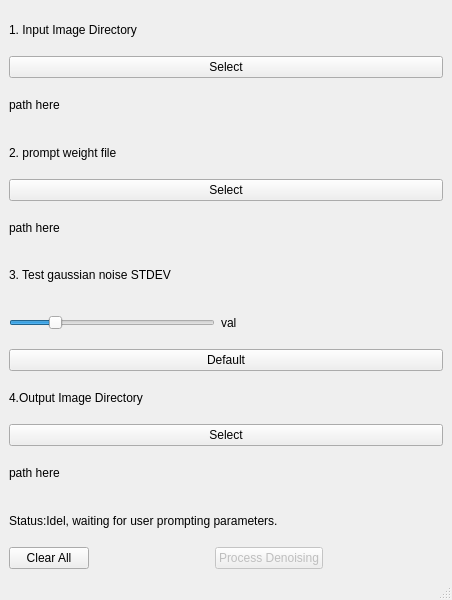
<?xml version="1.0" encoding="UTF-8"?>
<ui version="4.0">
 <class>MainWindow</class>
 <widget class="QMainWindow" name="MainWindow">
  <property name="geometry">
   <rect>
    <x>0</x>
    <y>0</y>
    <width>452</width>
    <height>600</height>
   </rect>
  </property>
  <property name="windowTitle">
   <string>MainWindow</string>
  </property>
  <widget class="QWidget" name="centralwidget">
   <layout class="QVBoxLayout" name="verticalLayout">
    <item>
     <widget class="QLabel" name="label_step1_txt">
      <property name="text">
       <string>1. Input Image Directory</string>
      </property>
     </widget>
    </item>
    <item>
     <widget class="QPushButton" name="pushButton_step1_inputdir">
      <property name="text">
       <string>Select</string>
      </property>
     </widget>
    </item>
    <item>
     <widget class="QLabel" name="label_step1_inputPath">
      <property name="text">
       <string>path here</string>
      </property>
     </widget>
    </item>
    <item>
     <widget class="QLabel" name="label_step2_txt">
      <property name="text">
       <string>2. prompt weight file</string>
      </property>
     </widget>
    </item>
    <item>
     <widget class="QPushButton" name="pushButton_step2_weightdir">
      <property name="text">
       <string>Select</string>
      </property>
     </widget>
    </item>
    <item>
     <widget class="QLabel" name="label_step2_path">
      <property name="text">
       <string>path here</string>
      </property>
     </widget>
    </item>
    <item>
     <widget class="QLabel" name="label_step3_txt">
      <property name="text">
       <string>3. Test gaussian noise STDEV</string>
      </property>
     </widget>
    </item>
    <item>
     <layout class="QHBoxLayout" name="horizontalLayout_2">
      <item>
       <widget class="QSlider" name="horizontalSlider_step3">
        <property name="value">
         <number>20</number>
        </property>
        <property name="orientation">
         <enum>Qt::Horizontal</enum>
        </property>
       </widget>
      </item>
      <item>
       <widget class="QLabel" name="label_step3_val">
        <property name="text">
         <string>val</string>
        </property>
       </widget>
      </item>
      <item>
       <spacer name="horizontalSpacer">
        <property name="orientation">
         <enum>Qt::Horizontal</enum>
        </property>
        <property name="sizeHint" stdset="0">
         <size>
          <width>40</width>
          <height>20</height>
         </size>
        </property>
       </spacer>
      </item>
     </layout>
    </item>
    <item>
     <widget class="QPushButton" name="pushButton_step3_reset">
      <property name="text">
       <string>Default</string>
      </property>
     </widget>
    </item>
    <item>
     <widget class="QLabel" name="label_step4_txt">
      <property name="text">
       <string>4.Output Image Directory</string>
      </property>
     </widget>
    </item>
    <item>
     <widget class="QPushButton" name="pushButton_step4_outputdir">
      <property name="text">
       <string>Select</string>
      </property>
     </widget>
    </item>
    <item>
     <widget class="QLabel" name="label_step4_outputdir">
      <property name="text">
       <string>path here</string>
      </property>
     </widget>
    </item>
    <item>
     <widget class="QLabel" name="label_status">
      <property name="text">
       <string>Status:Idel, waiting for user prompting parameters.</string>
      </property>
     </widget>
    </item>
    <item>
     <layout class="QHBoxLayout" name="horizontalLayout_3">
      <item>
       <widget class="QPushButton" name="pushButton_clearall">
        <property name="text">
         <string>Clear All</string>
        </property>
       </widget>
      </item>
      <item>
       <spacer name="horizontalSpacer_2">
        <property name="orientation">
         <enum>Qt::Horizontal</enum>
        </property>
        <property name="sizeHint" stdset="0">
         <size>
          <width>40</width>
          <height>20</height>
         </size>
        </property>
       </spacer>
      </item>
      <item>
       <widget class="QPushButton" name="pushButton_doProcess">
        <property name="enabled">
         <bool>false</bool>
        </property>
        <property name="text">
         <string>Process Denoising</string>
        </property>
       </widget>
      </item>
      <item>
       <spacer name="horizontalSpacer_3">
        <property name="orientation">
         <enum>Qt::Horizontal</enum>
        </property>
        <property name="sizeHint" stdset="0">
         <size>
          <width>40</width>
          <height>20</height>
         </size>
        </property>
       </spacer>
      </item>
     </layout>
    </item>
   </layout>
  </widget>
  <widget class="QMenuBar" name="menubar">
   <property name="geometry">
    <rect>
     <x>0</x>
     <y>0</y>
     <width>452</width>
     <height>22</height>
    </rect>
   </property>
  </widget>
  <widget class="QStatusBar" name="statusbar"/>
 </widget>
 <resources/>
 <connections/>
</ui>
